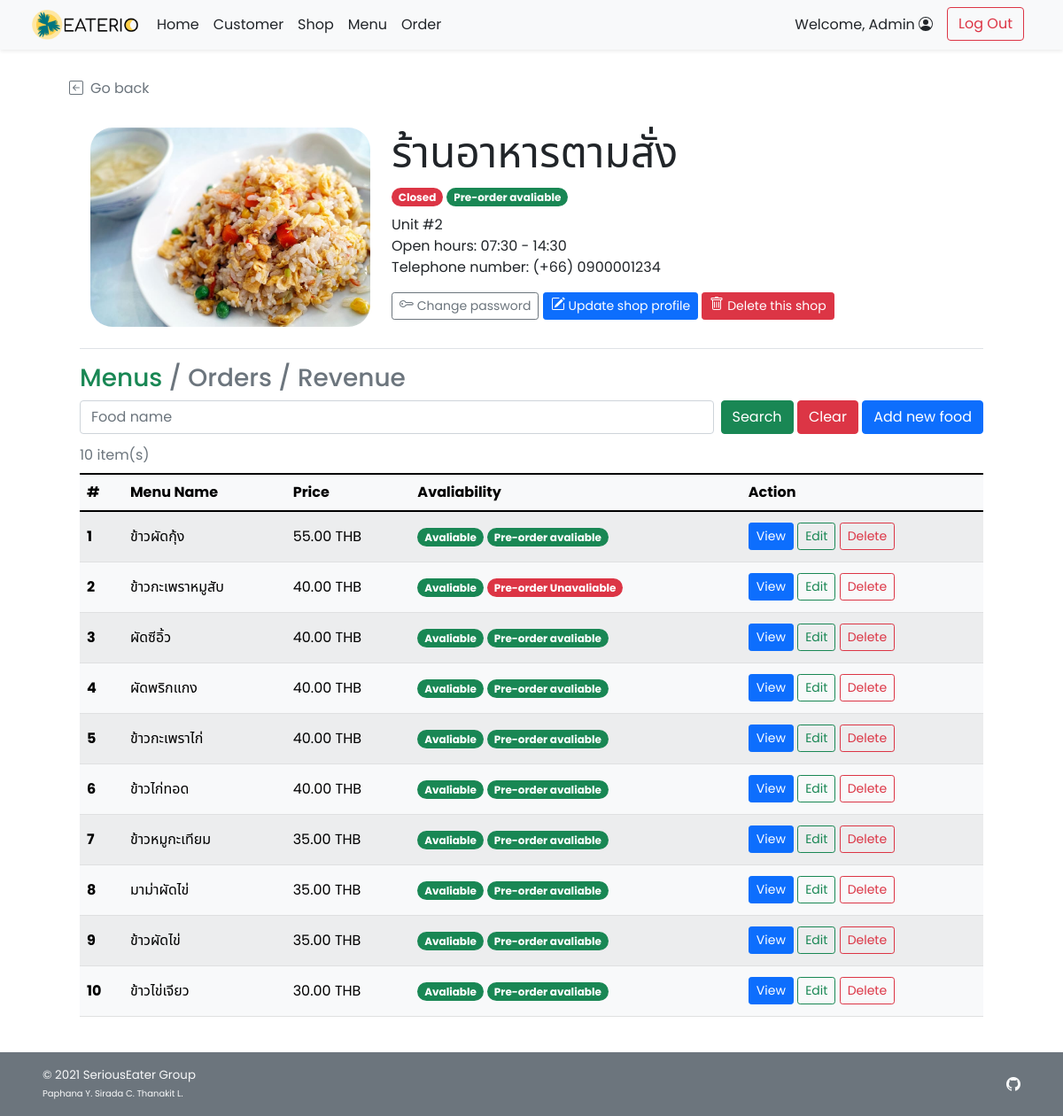
The app's page /admin/admin_shop_detail.php?s_id=1 (signed in), older data.
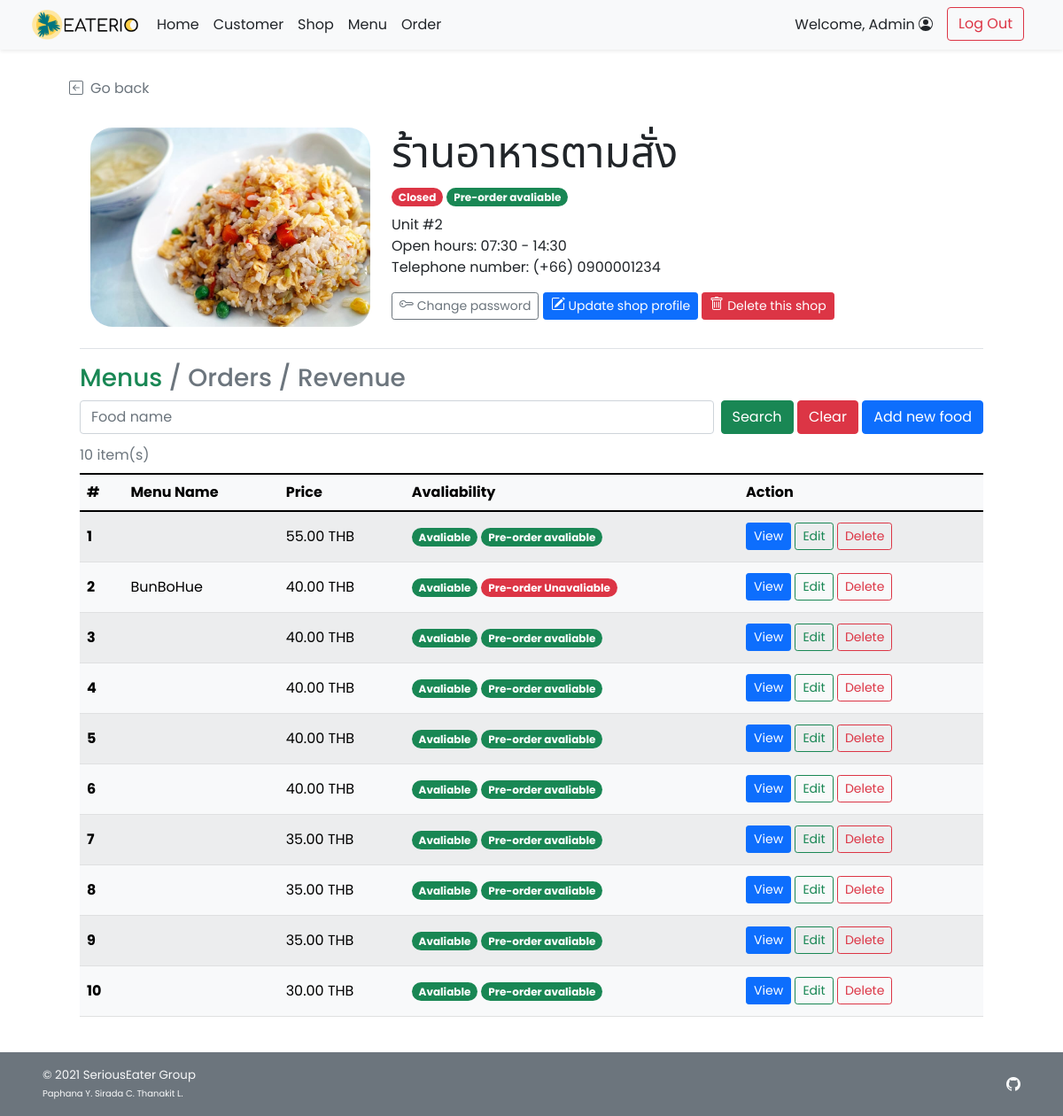
The same page, newer data.
### tables this page shows
CREATE TABLE `food` (
  `f_id` int(11) NOT NULL,
  `s_id` int(11) NOT NULL,
  `f_name` varchar(100) NOT NULL,
  `f_price` decimal(6,2) NOT NULL,
  `f_todayavail` tinyint(4) NOT NULL DEFAULT 1 COMMENT 'Food is available to order or not',
  `f_preorderavail` tinyint(4) NOT NULL DEFAULT 1,
  `f_pic` text DEFAULT NULL
);

### admin/admin_shop_detail.php (the view, shortened to what the changed rows need)
<!DOCTYPE html>
<html lang="en">
<head>
    <?php
        include("../conn_db.php");
        include('../head.php');
    ?>
    <link href="../css/main.css" rel="stylesheet">
    <link href="../css/menu.css" rel="stylesheet">
</head>
<body class="d-flex flex-column h-100">
    <?php
        $s_id = $_GET["s_id"];
        $query = "SELECT s_name,s_location,s_openhour,s_closehour,s_status,s_preorderstatus,s_phoneno,s_pic
        FROM shop WHERE s_id = {$s_id} LIMIT 0,1";
        $result = $mysqli -> query($query);
        $shop_row = $result -> fetch_array();
    ?>
    <div class="container px-5 py-4" id="shop-body">
        <div class="container row row-cols-6 row-cols-md-12 g-5 pt-4 mb-4" id="shop-header">
            <div class="col-6 col-md-8">
                <h1 class="display-5 strong"><?php echo $shop_row["s_name"];?></h1>
            </div>
        </div>
        <?php
            if(isset($_GET["search"])){
                $query = "SELECT * FROM food WHERE s_id = {$s_id} AND f_name LIKE '%{$_GET['fdn']}%' ORDER BY f_price DESC;";
            }else{
                $query = "SELECT * FROM food WHERE s_id = {$s_id} ORDER BY f_price DESC;";
            }
            $result = $mysqli -> query($query);
            $numrow = $result -> num_rows;
            if($numrow > 0){
        ?>
        <div class="container align-items-stretch">
            <div class="table-responsive">
            <table class="table rounded-5 table-light table-striped table-hover align-middle caption-top mb-3">
                <caption><?php echo $numrow;?> item(s) <?php if(isset($_GET["search"])){?><br /><a
                        Result</a><?php } ?></caption>
                <thead class="bg-light">
                    <tr>
                        <th scope="col">#</th>
                        <th scope="col">Menu Name</th>
                        <th scope="col">Price</th>
                        <th scope="col">Avaliability</th>
                        <th scope="col">Action</th>
                    </tr>
                </thead>
                <tbody>
                    <?php $i=1; while($row = $result -> fetch_array()){ ?>
                    <tr>
                        <th><?php echo $i++;?></th>
                        <td><?php echo $row["f_name"];?></td>
                        <td><?php printf("%.2f THB",$row["f_price"]);?></td>
                        <td class="text-wrap">
                            <ul class="list-unstyled mb-3 mb-md-0">
                                <li class="my-2">
                                    <?php if($row["f_todayavail"]==1){ ?>
                                    <span class="badge rounded-pill bg-success">Avaliable</span>
                                    <?php }else{ ?>
                                    <span class="badge rounded-pill bg-danger">Unavaliable</span>
                                    <?php }
                                        if($row["f_preorderavail"]==1){?>
                                    <span class="badge rounded-pill bg-success">Pre-order avaliable</span>
                                    <?php }else{ ?>
                                    <span class="badge rounded-pill bg-danger">Pre-order Unavaliable</span>
                                    <?php }?>
                                </li>
                            </ul>
                        </td>
                        <td>
                            <a href="admin_food_detail.php?f_id=<?php echo $row["f_id"]?>"
                                class="btn btn-sm btn-primary">View</a>
                            <a href="admin_food_edit.php?f_id=<?php echo $row["f_id"]?>"
                                class="btn btn-sm btn-outline-success">Edit</a>
                            <a href="admin_food_delete.php?f_id=<?php echo $row["f_id"]?>"
                                class="btn btn-sm btn-outline-danger">Delete</a>
                        </td>
                    </tr>
                    <?php } ?>
                </tbody>
            </table>
        </div>
        </div>
        <?php } ?>
    </div>
</body>
</html>

Row changes from the older to the newer data that the page shows:
changed food (number 1 of 10 on the later page): f_name "ข้าวผัดกุ้ง" → (not shown)
changed food: f_name "ข้าวกะเพราหมูสับ" → "BunBoHue"
changed food (number 3 of 10 on the later page): f_name "ผัดซีอิ้ว" → (not shown)
changed food (number 4 of 10 on the later page): f_name "ผัดพริกแกง" → (not shown)
changed food (number 5 of 10 on the later page): f_name "ข้าวกะเพราไก่" → (not shown)
changed food (number 6 of 10 on the later page): f_name "ข้าวไก่ทอด" → (not shown)
changed food (number 7 of 10 on the later page): f_name "ข้าวหมูกะเทียม" → (not shown)
changed food (number 8 of 10 on the later page): f_name "มาม่าผัดไข่" → (not shown)
changed food (number 9 of 10 on the later page): f_name "ข้าวผัดไข่" → (not shown)
changed food (number 10 of 10 on the later page): f_name "ข้าวไข่เจียว" → (not shown)
